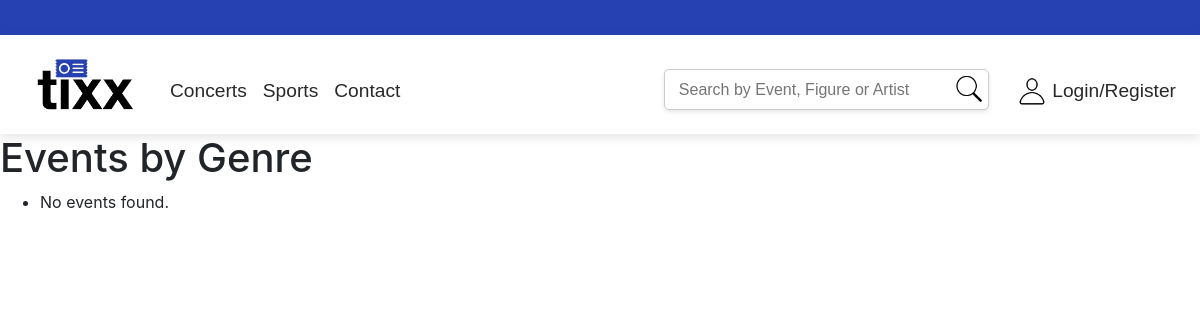
/filtered_events/Pop/, run on an earlier commit of the app's database.
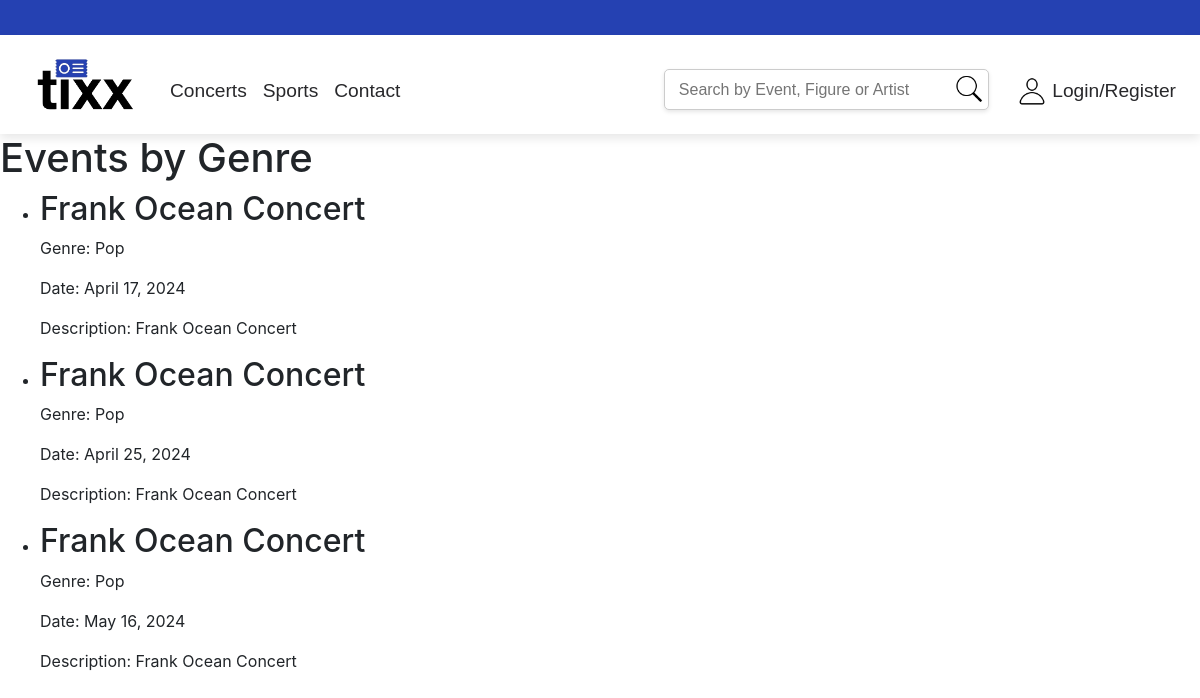
And on a later commit of the database.
### tixx/models.py (models this page shows, shortened)
class Event(models.Model):
    eventName = models.CharField(max_length=100)
    eventDate = models.DateField()
    eventTime = models.TimeField(default='12:00')
    eventId = models.AutoField(primary_key=True)
    eventLocation = models.CharField(max_length=100)
    eventDescription = models.CharField(max_length=250)
    eventStatus = models.CharField(max_length=10)
    eventGenre = models.CharField(max_length=100, default="none")
    eventImage = models.ImageField(upload_to='event_images/', null=True, blank=True)
    arenaId = models.ForeignKey(Arena,on_delete=models.SET_NULL, null=True)
    figureId = models.ForeignKey(Figure, on_delete=models.SET_NULL, null=True)

### tixx/views.py (the view)
# urls.py: path('filtered_events/<slug:eventGenre>/', views.filtered_events, name='filtered_events'),
def filtered_events(request, eventGenre):
    filtered_events = Event.objects.filter(eventGenre=eventGenre)
    return render(request, 'filtered_events.html', {'filtered_events': filtered_events})

### tixx/templates/filtered_events.html (shortened to what this page needs)
{% extends 'base.html' %}
{% load static %}
{% block content %}
<link rel="stylesheet" type="text/css" href="{% static 'css/filtered_events.css' %}">
<div class="content-container">
    <h1>Events by Genre</h1>
    <ul>
        {% for event in filtered_events %}
            <li>
                <h2>{{ event.eventName }}</h2>
                <p>Genre: {{ event.eventGenre }}</p>
                <p>Date: {{ event.eventDate}}</p>
                <p>Description: {{ event.eventDescription }}</p>
            </li>
        {% empty %}
            <li>No events found.</li>
        {% endfor %}
    </ul>
</div>
{% endblock %}

### tixx/templates/base.html (shortened to what this page needs)
<!DOCTYPE html>
{% load static %}
<html lang="en">
<head>
    <link rel="stylesheet" href="https://stackpath.bootstrapcdn.com/bootstrap/4.3.1/css/bootstrap.min.css">
    <link rel="stylesheet" href="{% static 'css/base.css' %}">
</head>
<body>
    <div class="horizontal-space"></div>
    <nav class="navbar navbar-expand-lg navbar-light">
        <a class="navbar-brand" href="{% url 'home' %}"><img src="{% static 'images/tixx.png' %}"></a>
        <div class="collapse navbar-collapse">
            <ul class="navbar-nav mr-auto">
                <li class="nav-item dropdown">
                    <a class="nav-link dropdown-toggle concerts" href="#" id="navbarDropdownConcerts" role="button" data-toggle="dropdown" aria-haspopup="true" aria-expanded="false">
                        Concerts
                    </a>
                </li>
                <li class="nav-item dropdown">
                    <a class="nav-link dropdown-toggle sports" href="#" id="navbarDropdownSports" role="button" data-toggle="dropdown" aria-haspopup="true" aria-expanded="false">
                        Sports
                    </a>
                </li>
                <li class="nav-item">
                    <a class="nav-link contact" href="#">Contact</a>
                </li>
            </ul>
            <ul class="navbar-nav ml-auto login-register">
                <li class="nav-item">
                    <div class="navbar-custom-search">
                        <input type="text" class="search-input" placeholder="  Search by Event, Figure or Artist">
                        <img src="{% static 'icons/search.png' %}" alt="Search Icon" class="search-icon">
                    </div>
                </li>
                {% if request.user.is_authenticated %}
                    <li class="nav-item" style="margin-left: 30px;">
                        <a class="nav-link login-register" href="{% url 'logout' %}">
                            <img src="{% static 'icons/user.png' %}" class="icon">
                            Logout
                        </a>
                    </li>
                {% else %}
                    <li class="nav-item" style="margin-left: 30px;">
                        <a class="nav-link login-register" href="{% url 'login' %}">
                            <img src="{% static 'icons/user.png' %}" class="icon">
                            Login/Register
                        </a>
                    </li>
                {% endif %}
            </ul>
        </div>
    </nav>
        {% block content %}
        {% endblock %}
</body>
</html>

### tixx/static/css/base.css (style rules this page uses)
.navbar-custom-search { position: relative; width: 315px; }
.navbar-custom-search input.search-input { width: 325px; padding: 5px; padding-right: 40px; font-family: 'arial', sans-serif; transition: none !important; }
.navbar-custom-search input.search-input::placeholder { font-family: 'arial', sans-serif; font-weight: 100; }
.search-input { border: 1px solid #ccc; border-radius: 5px; padding: 8px; box-shadow: 0 2px 4px rgba(0, 0, 0, 0.1); transition: none !important; }
.navbar-custom-search img.search-icon { position: absolute; top: 50%; right: -5px; transform: translateY(-50%); cursor: pointer; width: 30px; }
.nav-item { transition: transform 0.3s ease; }
.nav-link.concerts::after { display: none !important; }
.nav-link.sports::after { display: none !important; }
.nav-link.concerts, .nav-link.sports, .nav-link.contact, .nav-link.login-register { color: #28282B !important; }
.navbar-nav { margin-top: 15px; color: black; }
.nav-link { color: black; }
.nav-item { font-family: 'arial-bold', sans-serif; font-size: larger; }
.horizontal-space { height: 35px; width: auto; background-color: #2541B2; }
.navbar { box-shadow: 0px 4px 10px rgba(0, 0, 0, 0.1); background-color: #FFFFFF !important; }
.navbar-custom-search { border: none !important; }
.navbar-brand img { max-width: 100px; height: auto; padding: 0; margin: 10px; margin-left:20px; }
.nav-link img { width: 30px; }
.ml-auto, .mx-auto { margin-left: 0 !important; }
.search-input::placeholder { font-size: 16px; }

What changed in the data, as far as the page shows it:
added Event: eventName "Frank Ocean Concert", eventGenre "Pop", eventDate "April 17, 2024", eventDescription "Frank Ocean Concert"
added Event: eventName "Frank Ocean Concert", eventGenre "Pop", eventDate "April 25, 2024", eventDescription "Frank Ocean Concert"
added Event: eventName "Frank Ocean Concert", eventGenre "Pop", eventDate "May 16, 2024", eventDescription "Frank Ocean Concert"
Also different on the page:
text no longer shown: "No events found."
